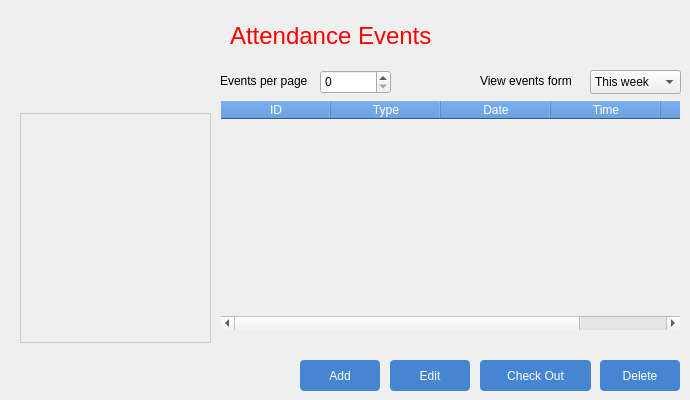
    <widget class="QWidget" name="page_event">
     <widget class="QPushButton" name="btnCheckoutEvent">
      <property name="geometry">
       <rect>
        <x>480</x>
        <y>360</y>
        <width>111</width>
        <height>31</height>
       </rect>
      </property>
      <property name="font">
       <font>
        <family>Arial</family>
        <pointsize>9</pointsize>
       </font>
      </property>
      <property name="styleSheet">
       <string notr="true">QPushButton {
	text-align: center;
	color: #fff;
	background-color: rgba(70, 133, 210, 1);
	border-radius: 4px;
}

QPushButton:hover {
	background-color: rgba(70, 133, 210, 0.7);
}</string>
      </property>
      <property name="text">
       <string>Check Out</string>
      </property>
      <property name="icon">
       <iconset>
        <normaloff>../icons/check-out.png</normaloff>../icons/check-out.png</iconset>
      </property>
      <property name="iconSize">
       <size>
        <width>18</width>
        <height>18</height>
       </size>
      </property>
     </widget>
     <widget class="QComboBox" name="viewFormComboBox">
      <property name="geometry">
       <rect>
        <x>590</x>
        <y>70</y>
        <width>91</width>
        <height>24</height>
       </rect>
      </property>
      <item>
       <property name="text">
        <string>This week</string>
       </property>
      </item>
      <item>
       <property name="text">
        <string>Last week</string>
       </property>
      </item>
      <item>
       <property name="text">
        <string>This month</string>
       </property>
      </item>
      <item>
       <property name="text">
        <string>Last month</string>
       </property>
      </item>
      <item>
       <property name="text">
        <string>This year</string>
       </property>
      </item>
      <item>
       <property name="text">
        <string>All events</string>
       </property>
      </item>
     </widget>
     <widget class="QWidget" name="verticalLayoutWidget_2">
      <property name="geometry">
       <rect>
        <x>20</x>
        <y>70</y>
        <width>191</width>
        <height>317</height>
       </rect>
      </property>
      <layout class="QVBoxLayout" name="showLayout_2">
       <property name="spacing">
        <number>0</number>
       </property>
       <property name="sizeConstraint">
        <enum>QLayout::SetDefaultConstraint</enum>
       </property>
       <item>
        <widget class="QTreeView" name="treeViewAttendanceEvent">
         <property name="sizePolicy">
          <sizepolicy hsizetype="Expanding" vsizetype="Expanding">
           <horstretch>0</horstretch>
           <verstretch>0</verstretch>
          </sizepolicy>
         </property>
         <property name="minimumSize">
          <size>
           <width>191</width>
           <height>230</height>
          </size>
         </property>
         <property name="maximumSize">
          <size>
           <width>191</width>
           <height>230</height>
          </size>
         </property>
         <property name="styleSheet">
          <string notr="true">QTreeView {
	border: 0.5px solid #ccc; 
	background: transparent;
}</string>
         </property>
        </widget>
       </item>
      </layout>
     </widget>
     <widget class="QLabel" name="viewFormLabel">
      <property name="geometry">
       <rect>
        <x>480</x>
        <y>70</y>
        <width>101</width>
        <height>21</height>
       </rect>
      </property>
      <property name="text">
       <string>View events form</string>
      </property>
     </widget>
     <widget class="QSpinBox" name="perPageSpinBox">
      <property name="geometry">
       <rect>
        <x>320</x>
        <y>70</y>
        <width>71</width>
        <height>24</height>
       </rect>
      </property>
      <property name="singleStep">
       <number>2</number>
      </property>
     </widget>
     <widget class="QTableWidget" name="attendanceEventsTable">
      <property name="geometry">
       <rect>
        <x>220</x>
        <y>100</y>
        <width>461</width>
        <height>231</height>
       </rect>
      </property>
      <property name="styleSheet">
       <string notr="true">QTableWidget {
	background: transparent;
}

QHeaderView::section {	
	color: white; 
	background-color: rgba(70, 133, 210, 1);
}

QTableWidget::item:selected {
    background-color: #0e6c96;
	color: #fff;
}</string>
      </property>
      <property name="alternatingRowColors">
       <bool>false</bool>
      </property>
      <property name="columnCount">
       <number>5</number>
      </property>
      <attribute name="horizontalHeaderDefaultSectionSize">
       <number>110</number>
      </attribute>
      <attribute name="horizontalHeaderHighlightSections">
       <bool>false</bool>
      </attribute>
      <attribute name="horizontalHeaderShowSortIndicator" stdset="0">
       <bool>false</bool>
      </attribute>
      <attribute name="horizontalHeaderStretchLastSection">
       <bool>true</bool>
      </attribute>
      <attribute name="verticalHeaderDefaultSectionSize">
       <number>37</number>
      </attribute>
      <column>
       <property name="text">
        <string>ID</string>
       </property>
      </column>
      <column>
       <property name="text">
        <string>Type</string>
       </property>
      </column>
      <column>
       <property name="text">
        <string>Date</string>
       </property>
      </column>
      <column>
       <property name="text">
        <string>Time</string>
       </property>
      </column>
      <column>
       <property name="text">
        <string>Exception</string>
       </property>
      </column>
     </widget>
     <widget class="QLabel" name="perPageLabel">
      <property name="geometry">
       <rect>
        <x>220</x>
        <y>70</y>
        <width>101</width>
        <height>21</height>
       </rect>
      </property>
      <property name="text">
       <string>Events per page</string>
      </property>
     </widget>
     <widget class="QLabel" name="attendanceEventLabel">
      <property name="geometry">
       <rect>
        <x>230</x>
        <y>20</y>
        <width>251</width>
        <height>31</height>
       </rect>
      </property>
      <property name="font">
       <font>
        <family>Arial</family>
        <pointsize>18</pointsize>
       </font>
      </property>
      <property name="styleSheet">
       <string notr="true">QLabel {
	color: red;
}</string>
      </property>
      <property name="text">
       <string>Attendance Events</string>
      </property>
     </widget>
     <widget class="QPushButton" name="btnEditEvent">
      <property name="geometry">
       <rect>
        <x>390</x>
        <y>360</y>
        <width>80</width>
        <height>31</height>
       </rect>
      </property>
      <property name="font">
       <font>
        <family>Arial</family>
        <pointsize>9</pointsize>
       </font>
      </property>
      <property name="styleSheet">
       <string notr="true">QPushButton {
	text-align: center;
	color: #fff;
	background-color: rgba(70, 133, 210, 1);
	border-radius: 4px;
}

QPushButton:hover {
	background-color: rgba(70, 133, 210, 0.7);
}</string>
      </property>
      <property name="text">
       <string>Edit</string>
      </property>
      <property name="icon">
       <iconset>
        <normaloff>../icons/edit.png</normaloff>../icons/edit.png</iconset>
      </property>
      <property name="iconSize">
       <size>
        <width>16</width>
        <height>16</height>
       </size>
      </property>
     </widget>
     <widget class="QPushButton" name="btnDeleteEvent">
      <property name="geometry">
       <rect>
        <x>600</x>
        <y>360</y>
        <width>80</width>
        <height>31</height>
       </rect>
      </property>
      <property name="font">
       <font>
        <family>Arial</family>
        <pointsize>9</pointsize>
       </font>
      </property>
      <property name="styleSheet">
       <string notr="true">QPushButton {
	text-align: center;
	color: #fff;
	background-color: rgba(70, 133, 210, 1);
	border-radius: 4px;
}

QPushButton:hover {
	background-color: rgba(70, 133, 210, 0.7);
}</string>
      </property>
      <property name="text">
       <string>Delete</string>
      </property>
      <property name="icon">
       <iconset>
        <normaloff>../icons/close.png</normaloff>../icons/close.png</iconset>
      </property>
      <property name="iconSize">
       <size>
        <width>12</width>
        <height>12</height>
       </size>
      </property>
     </widget>
     <widget class="QPushButton" name="btnAddEvent">
      <property name="geometry">
       <rect>
        <x>300</x>
        <y>360</y>
        <width>80</width>
        <height>31</height>
       </rect>
      </property>
      <property name="font">
       <font>
        <family>Arial</family>
        <pointsize>9</pointsize>
       </font>
      </property>
      <property name="styleSheet">
       <string notr="true">QPushButton {
	text-align: center;
	color: #fff;
	background-color: rgba(70, 133, 210, 1);
	border-radius: 4px;
}

QPushButton:hover {
	background-color: rgba(70, 133, 210, 0.7);
}</string>
      </property>
      <property name="text">
       <string>Add</string>
      </property>
      <property name="icon">
       <iconset>
        <normaloff>../icons/add.png</normaloff>../icons/add.png</iconset>
      </property>
      <property name="iconSize">
       <size>
        <width>16</width>
        <height>16</height>
       </size>
      </property>
     </widget>
    </widget>
